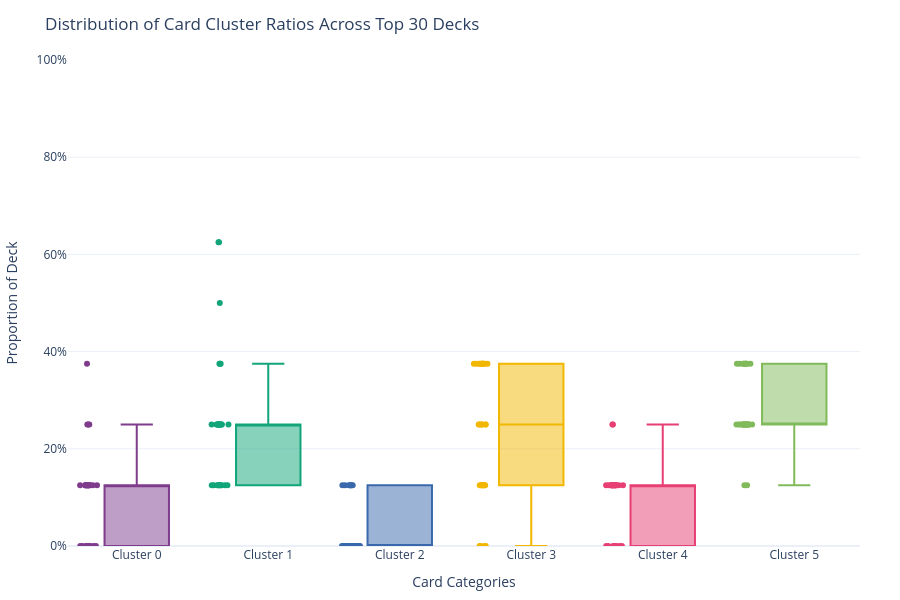

Here is the notebook cell this chart was saved with:
### Markdown cell above
## Box Plot of Deck Compositions

### Code cell
# Create the box plot using the long-form ratio data
fig = px.box(
    df_long,
    x='Cluster',
    y='Ratio',
    color='Cluster',
    points="all",
    title='Distribution of Card Cluster Ratios Across Top 30 Decks',
    labels={'Ratio': 'Proportion of Deck', 'Cluster': 'Card Categories'},
    color_discrete_sequence=px.colors.qualitative.Bold
)

fig.update_layout(
    yaxis_tickformat='.0%',
    yaxis=dict(range=[0, 1]),
    showlegend=False,
    height=600,
    margin=dict(l=60, r=40, t=60, b=40),
    template="plotly_white"
)

#plt.savefig('./graphs/card_type_ratio_box_plot.png')
fig.show()

### Figure 1 — Plotly figure (JSON) as saved in the notebook; plotly's stock layout.template omitted (floating-point values rounded to 4 significant figures)
{"data": [{"alignmentgroup": "True", "boxpoints": "all", "hovertemplate": "Card Categories=%{x}<br>Proportion of Deck=%{y}<extra></extra>", "legendgroup": "Cluster 0", "marker": {"color": "rgb(127, 60, 141)"}, "name": "Cluster 0", "notched": false, "offsetgroup": "Cluster 0", "orientation": "v", "showlegend": true, "type": "box", "x": ["Cluster 0", "Cluster 0", "Cluster 0", "Cluster 0", "Cluster 0", "Cluster 0", "Cluster 0", "Cluster 0", "Cluster 0", "Cluster 0", "Cluster 0", "Cluster 0", "Cluster 0", "Cluster 0", "Cluster 0", "Cluster 0", "Cluster 0", "Cluster 0", "Cluster 0", "Cluster 0", "Cluster 0", "Cluster 0", "Cluster 0", "Cluster 0", "Cluster 0", "Cluster 0", "Cluster 0", "Cluster 0", "Cluster 0", "Cluster 0"], "x0": " ", "xaxis": "x", "y": [0.375, 0.0, 0.25, 0.125, 0.0, 0.125, 0.125, 0.0, 0.125, 0.125, 0.25, 0.125, 0.125, 0.125, 0.125, 0.125, 0.0, 0.0, 0.125, 0.125, 0.0, 0.125, 0.0, 0.0, 0.125, 0.125, 0.25, 0.0, 0.125, 0.0], "y0": " ", "yaxis": "y"}, {"alignmentgroup": "True", "boxpoints": "all", "hovertemplate": "Card Categories=%{x}<br>Proportion of Deck=%{y}<extra></extra>", "legendgroup": "Cluster 1", "marker": {"color": "rgb(17, 165, 121)"}, "name": "Cluster 1", "notched": false, "offsetgroup": "Cluster 1", "orientation": "v", "showlegend": true, "type": "box", "x": ["Cluster 1", "Cluster 1", "Cluster 1", "Cluster 1", "Cluster 1", "Cluster 1", "Cluster 1", "Cluster 1", "Cluster 1", "Cluster 1", "Cluster 1", "Cluster 1", "Cluster 1", "Cluster 1", "Cluster 1", "Cluster 1", "Cluster 1", "Cluster 1", "Cluster 1", "Cluster 1", "Cluster 1", "Cluster 1", "Cluster 1", "Cluster 1", "Cluster 1", "Cluster 1", "Cluster 1", "Cluster 1", "Cluster 1", "Cluster 1"], "x0": " ", "xaxis": "x", "y": [0.125, 0.625, 0.375, 0.125, 0.25, 0.5, 0.25, 0.25, 0.375, 0.25, 0.25, 0.375, 0.25, 0.25, 0.125, 0.125, 0.25, 0.625, 0.125, 0.25, 0.25, 0.125, 0.125, 0.25, 0.25, 0.25, 0.125, 0.125, 0.125, 0.25], "y0": " ", "yaxis": "y"}, {"alignmentgroup": "True", "boxpoints": "all", "hovertemplate": "Card Categories=%{x}<br>Proportion of Deck=%{y}<extra></extra>", "legendgroup": "Cluster 2", "marker": {"color": "rgb(57, 105, 172)"}, "name": "Cluster 2", "notched": false, "offsetgroup": "Cluster 2", "orientation": "v", "showlegend": true, "type": "box", "x": ["Cluster 2", "Cluster 2", "Cluster 2", "Cluster 2", "Cluster 2", "Cluster 2", "Cluster 2", "Cluster 2", "Cluster 2", "Cluster 2", "Cluster 2", "Cluster 2", "Cluster 2", "Cluster 2", "Cluster 2", "Cluster 2", "Cluster 2", "Cluster 2", "Cluster 2", "Cluster 2", "Cluster 2", "Cluster 2", "Cluster 2", "Cluster 2", "Cluster 2", "Cluster 2", "Cluster 2", "Cluster 2", "Cluster 2", "Cluster 2"], "x0": " ", "xaxis": "x", "y": [0.0, 0.125, 0.0, 0.0, 0.0, 0.125, 0.125, 0.0, 0.125, 0.125, 0.0, 0.125, 0.0, 0.0, 0.0, 0.0, 0.0, 0.125, 0.0, 0.0, 0.0, 0.0, 0.0, 0.0, 0.0, 0.125, 0.0, 0.0, 0.0, 0.0], "y0": " ", "yaxis": "y"}, {"alignmentgroup": "True", "boxpoints": "all", "hovertemplate": "Card Categories=%{x}<br>Proportion of Deck=%{y}<extra></extra>", "legendgroup": "Cluster 3", "marker": {"color": "rgb(242, 183, 1)"}, "name": "Cluster 3", "notched": false, "offsetgroup": "Cluster 3", "orientation": "v", "showlegend": true, "type": "box", "x": ["Cluster 3", "Cluster 3", "Cluster 3", "Cluster 3", "Cluster 3", "Cluster 3", "Cluster 3", "Cluster 3", "Cluster 3", "Cluster 3", "Cluster 3", "Cluster 3", "Cluster 3", "Cluster 3", "Cluster 3", "Cluster 3", "Cluster 3", "Cluster 3", "Cluster 3", "Cluster 3", "Cluster 3", "Cluster 3", "Cluster 3", "Cluster 3", "Cluster 3", "Cluster 3", "Cluster 3", "Cluster 3", "Cluster 3", "Cluster 3"], "x0": " ", "xaxis": "x", "y": [0.125, 0.0, 0.125, 0.375, 0.375, 0.0, 0.0, 0.375, 0.125, 0.25, 0.125, 0.125, 0.375, 0.25, 0.25, 0.375, 0.375, 0.0, 0.25, 0.125, 0.375, 0.375, 0.375, 0.25, 0.25, 0.125, 0.125, 0.375, 0.25, 0.375], "y0": " ", "yaxis": "y"}, {"alignmentgroup": "True", "boxpoints": "all", "hovertemplate": "Card Categories=%{x}<br>Proportion of Deck=%{y}<extra></extra>", "legendgroup": "Cluster 4", "marker": {"color": "rgb(231, 63, 116)"}, "name": "Cluster 4", "notched": false, "offsetgroup": "Cluster 4", "orientation": "v", "showlegend": true, "type": "box", "x": ["Cluster 4", "Cluster 4", "Cluster 4", "Cluster 4", "Cluster 4", "Cluster 4", "Cluster 4", "Cluster 4", "Cluster 4", "Cluster 4", "Cluster 4", "Cluster 4", "Cluster 4", "Cluster 4", "Cluster 4", "Cluster 4", "Cluster 4", "Cluster 4", "Cluster 4", "Cluster 4", "Cluster 4", "Cluster 4", "Cluster 4", "Cluster 4", "Cluster 4", "Cluster 4", "Cluster 4", "Cluster 4", "Cluster 4", "Cluster 4"], "x0": " ", "xaxis": "x", "y": [0.125, 0.0, 0.125, 0.125, 0.125, 0.0, 0.125, 0.125, 0.0, 0.0, 0.0, 0.0, 0.125, 0.125, 0.125, 0.125, 0.125, 0.0, 0.125, 0.125, 0.125, 0.125, 0.25, 0.125, 0.0, 0.0, 0.125, 0.25, 0.125, 0.125], "y0": " ", "yaxis": "y"}, {"alignmentgroup": "True", "boxpoints": "all", "hovertemplate": "Card Categories=%{x}<br>Proportion of Deck=%{y}<extra></extra>", "legendgroup": "Cluster 5", "marker": {"color": "rgb(128, 186, 90)"}, "name": "Cluster 5", "notched": false, "offsetgroup": "Cluster 5", "orientation": "v", "showlegend": true, "type": "box", "x": ["Cluster 5", "Cluster 5", "Cluster 5", "Cluster 5", "Cluster 5", "Cluster 5", "Cluster 5", "Cluster 5", "Cluster 5", "Cluster 5", "Cluster 5", "Cluster 5", "Cluster 5", "Cluster 5", "Cluster 5", "Cluster 5", "Cluster 5", "Cluster 5", "Cluster 5", "Cluster 5", "Cluster 5", "Cluster 5", "Cluster 5", "Cluster 5", "Cluster 5", "Cluster 5", "Cluster 5", "Cluster 5", "Cluster 5", "Cluster 5"], "x0": " ", "xaxis": "x", "y": [0.25, 0.25, 0.125, 0.25, 0.25, 0.25, 0.375, 0.25, 0.25, 0.25, 0.375, 0.25, 0.125, 0.25, 0.375, 0.25, 0.25, 0.25, 0.375, 0.375, 0.25, 0.25, 0.25, 0.375, 0.375, 0.375, 0.375, 0.25, 0.375, 0.25], "y0": " ", "yaxis": "y"}], "layout": {"boxmode": "overlay", "height": 600, "legend": {"title": {"text": "Card Categories"}, "tracegroupgap": 0}, "margin": {"b": 40, "l": 60, "r": 40, "t": 60}, "showlegend": false, "title": {"text": "Distribution of Card Cluster Ratios Across Top 30 Decks"}, "xaxis": {"anchor": "y", "categoryarray": ["Cluster 0", "Cluster 1", "Cluster 2", "Cluster 3", "Cluster 4", "Cluster 5"], "categoryorder": "array", "domain": [0, 1], "title": {"text": "Card Categories"}}, "yaxis": {"anchor": "x", "domain": [0, 1], "range": [0, 1], "tickformat": ".0%", "title": {"text": "Proportion of Deck"}}}}
